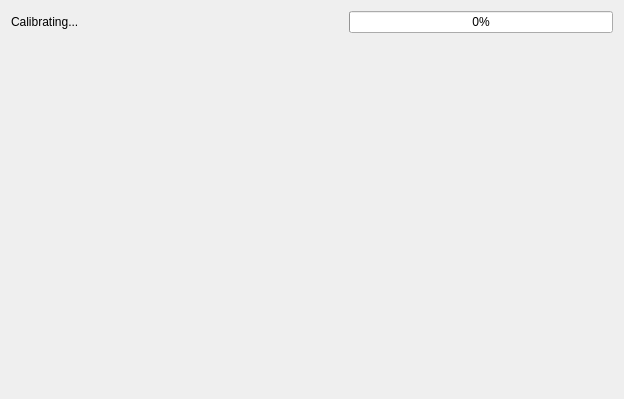
<?xml version="1.0" encoding="UTF-8"?>
<ui version="4.0">
 <class>CalibrationWidget</class>
 <widget class="QWidget" name="CalibrationWidget">
  <property name="geometry">
   <rect>
    <x>0</x>
    <y>0</y>
    <width>624</width>
    <height>399</height>
   </rect>
  </property>
  <property name="windowTitle">
   <string>Form</string>
  </property>
  <layout class="QVBoxLayout" name="verticalLayout">
   <item>
    <layout class="QHBoxLayout" name="horizontalLayout">
     <item>
      <widget class="QLabel" name="lbStatus">
       <property name="text">
        <string>Calibrating...</string>
       </property>
      </widget>
     </item>
     <item>
      <spacer name="horizontalSpacer">
       <property name="orientation">
        <enum>Qt::Horizontal</enum>
       </property>
       <property name="sizeHint" stdset="0">
        <size>
         <width>40</width>
         <height>20</height>
        </size>
       </property>
      </spacer>
     </item>
     <item>
      <widget class="QProgressBar" name="pbProgress">
       <property name="value">
        <number>0</number>
       </property>
      </widget>
     </item>
    </layout>
   </item>
   <item>
    <layout class="QHBoxLayout" name="lyCamWid">
     <item>
      <spacer name="verticalSpacer">
       <property name="orientation">
        <enum>Qt::Vertical</enum>
       </property>
       <property name="sizeHint" stdset="0">
        <size>
         <width>20</width>
         <height>40</height>
        </size>
       </property>
      </spacer>
     </item>
    </layout>
   </item>
  </layout>
 </widget>
 <resources/>
 <connections/>
</ui>
